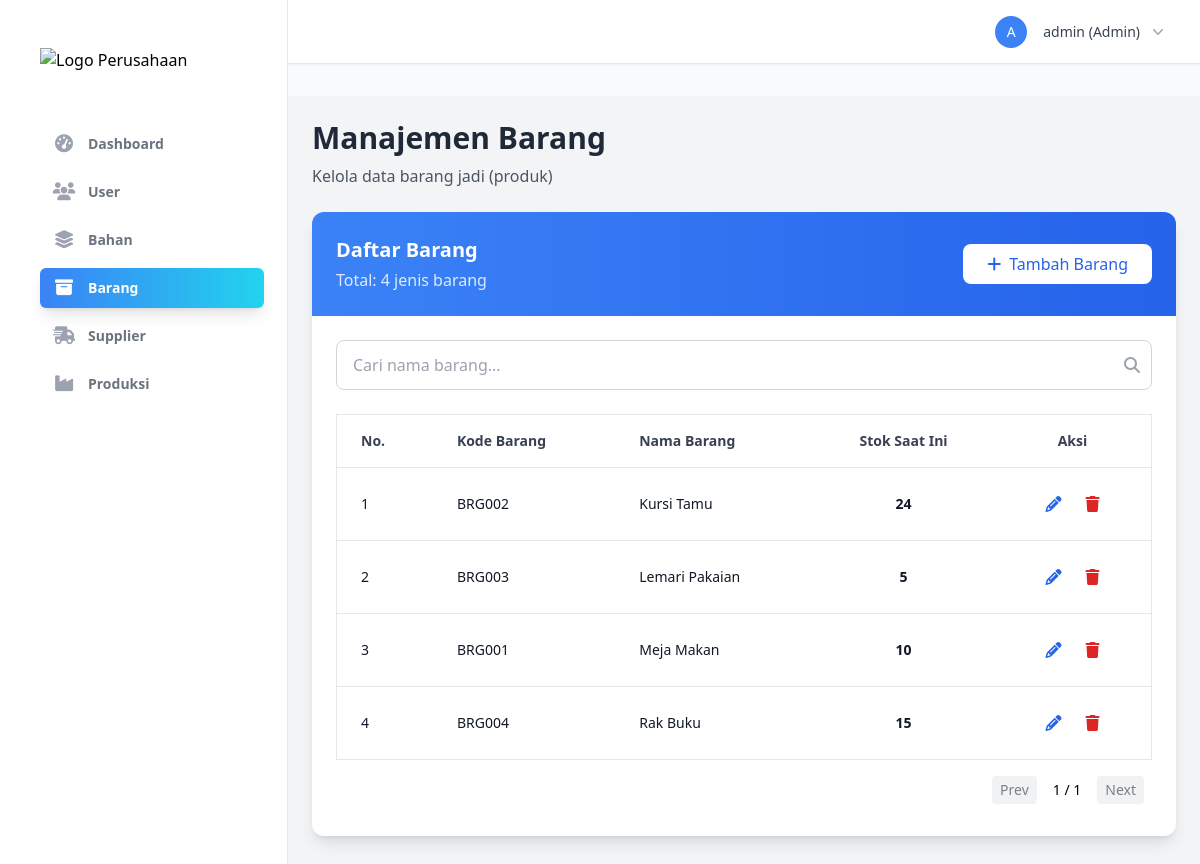
Screenshot of /pages/product_management.php (signed in) with the database file from the repository.
### tables this page shows
CREATE TABLE barang (
    kd_barang VARCHAR(25) PRIMARY KEY,
    nama_barang VARCHAR(200) NOT NULL,
    stok INTEGER NOT NULL
);

### pages/product_management.php (the view, shortened to what this page needs)
<?php
require_once '../config/db_connect.php';
require_once '../includes/header.php';
$search_query = $_GET['search'] ?? '';
$perPage = 10;
$page = isset($_GET['page']) ? max(1, intval($_GET['page'])) : 1;
$offset = ($page - 1) * $perPage;
$stmt = $pdo->prepare("SELECT COUNT(*) FROM barang WHERE nama_barang LIKE :search");
$stmt->bindValue(':search', '%' . $search_query . '%');
$stmt->execute();
$totalItems = $stmt->fetchColumn();
$totalPages = ceil($totalItems / $perPage);
$sql = "SELECT kd_barang, nama_barang, stok FROM barang WHERE nama_barang LIKE :search ORDER BY nama_barang ASC LIMIT :limit OFFSET :offset";
$stmt = $pdo->prepare($sql);
$stmt->bindValue(':search', '%' . $search_query . '%');
$stmt->bindValue(':limit', $perPage, PDO::PARAM_INT);
$stmt->bindValue(':offset', $offset, PDO::PARAM_INT);
$stmt->execute();
$products = $stmt->fetchAll(PDO::FETCH_ASSOC);
?>
<head>
    <link rel="stylesheet" href="../assets/css/responsive.css">
</head>
<div class="flex min-h-screen bg-gray-100">
    <?php require_once '../includes/sidebar.php'; ?>
    <main class="flex-1 p-6">
        <div id="productManagement" class="section active">
            <div class="mb-6">
                <h2 class="text-3xl font-bold text-gray-800">Manajemen Barang</h2>
                <p class="text-gray-600 mt-2">Kelola data barang jadi (produk)</p>
            </div>
            <div class="bg-white rounded-xl shadow-lg overflow-hidden">
                <div class="bg-gradient-to-r from-blue-500 to-blue-600 p-6">
                    <div class="flex justify-between items-center card-header">
                        <div>
                            <h3 class="text-xl font-semibold text-white">Daftar Barang</h3>
                            <p class="text-blue-100 mt-1">Total: <?php echo $totalItems; ?> jenis barang</p>
                        </div>
                        <button onclick="showAddProductForm()" class="add-button bg-white text-blue-600 hover:bg-blue-50 px-6 py-2 rounded-lg font-medium transition duration-200 flex items-center">
                            <i class="fas fa-plus mr-2"></i>Tambah Barang
                        </button>
                    </div>
                </div>
                <div class="p-6">
                    <div class="mb-6 relative">
                        <input type="text" id="searchInput" name="search" class="w-full px-4 py-3 border border-gray-300 rounded-lg focus:outline-none focus:ring-2 focus:ring-blue-500 pr-10" placeholder="Cari nama barang..." value="<?php echo htmlspecialchars($search_query); ?>">
                        <span class="absolute right-3 top-1/2 transform -translate-y-1/2 text-gray-400">
                            <i class="fas fa-search"></i>
                        </span>
                    </div>
                    <div class="overflow-x-auto">
                        <table class="min-w-full responsive-table border border-gray-200" id="productsTable">
                            <thead>
                                <tr class="border-b border-gray-200">
                                    <th class="px-6 py-4 text-left text-sm font-semibold text-gray-700">No.</th>
                                    <th class="px-6 py-4 text-left text-sm font-semibold text-gray-700">Kode Barang</th>
                                    <th class="px-6 py-4 text-left text-sm font-semibold text-gray-700">Nama Barang</th>
                                    <th class="px-6 py-4 text-center text-sm font-semibold text-gray-700">Stok Saat Ini</th>
                                    <th class="px-6 py-4 text-center text-sm font-semibold text-gray-700">Aksi</th>
                                </tr>
                            </thead>
                            <tbody id="productsTableBody" class="bg-white divide-y divide-gray-200">
                                <?php if (empty($products)): ?>
                                    <tr>
                                        <td colspan="4" class="px-6 py-12 text-center text-gray-500">
                                            <div class="flex flex-col items-center">
                                                <i class="fas fa-box-open fa-3x text-gray-300"></i>
                                                <p class="mt-4">Belum ada data barang.</p>
                                            </div>
                                        </td>
                                    </tr>
                                <?php else: ?>
                                    <?php $i = 1; ?>
                                    <?php foreach ($products as $product): ?>
                                        <tr class="product-row" data-name="<?php echo strtolower(htmlspecialchars($product['nama_barang'])); ?>">
                                            <td data-label="No." class="px-6 py-4 text-sm text-gray-900"><?php echo $i++; ?></td>
                                            <td data-label="Kode" class="px-6 py-4 text-sm text-gray-900"><?php echo htmlspecialchars($product['kd_barang']); ?></td>
                                            <td data-label="Nama" class="px-6 py-4 text-sm text-gray-900"><?php echo htmlspecialchars($product['nama_barang']); ?></td>
                                            <td data-label="Stok" class="px-6 py-4 text-sm font-bold text-gray-900 text-center"><?php echo htmlspecialchars($product['stok']); ?></td>
                                            <td class="px-6 py-4 text-center actions-cell">
                                                <div class="flex justify-center items-center space-x-2">
                                                    <button onclick='showEditProductForm(<?php echo json_encode($product, JSON_HEX_APOS | JSON_HEX_QUOT); ?>)' class="text-blue-600 hover:text-blue-800 hover:bg-blue-100 p-2 rounded-lg transition duration-200" title="Edit">
                                                        <i class="fas fa-pencil-alt"></i>
                                                    </button>
                                                    <button onclick="deleteProduct('<?php echo $product['kd_barang']; ?>')" class="text-red-600 hover:text-red-800 hover:bg-red-100 p-2 rounded-lg transition duration-200" title="Hapus">
                                                        <i class="fas fa-trash"></i>
                                                    </button>
                                                </div>
                                            </td>
                                        </tr>
                                    <?php endforeach; ?>
                                <?php endif; ?>
                            </tbody>
                        </table>
                    </div>
                    <div class="flex justify-end mt-2 p-2">
                        <div class="flex items-center space-x-2 text-sm">
                            <a href="?search=<?php echo urlencode($search_query); ?>&page=<?php echo max(1, $page - 1); ?>" class="px-2 py-1 bg-gray-200 rounded hover:bg-gray-300 <?php echo $page <= 1 ? 'opacity-50 cursor-not-allowed' : ''; ?>">Prev</a>
                            <span class="px-2"><?php echo $page; ?> / <?php echo $totalPages; ?></span>
                            <a href="?search=<?php echo urlencode($search_query); ?>&page=<?php echo min($totalPages, $page + 1); ?>" class="px-2 py-1 bg-gray-200 rounded hover:bg-gray-300 <?php echo $page >= $totalPages ? 'opacity-50 cursor-not-allowed' : ''; ?>">Next</a>
                        </div>
                    </div>
                </div>
            </div>
        </div>
    </main>
</div>
<?php require_once '../includes/footer.php'; ?>

### rows the page displays
barang: kd_barang "BRG002", nama_barang "Kursi Tamu", stok "24"
barang: kd_barang "BRG003", nama_barang "Lemari Pakaian", stok "5"
barang: kd_barang "BRG001", nama_barang "Meja Makan", stok "10"
barang: kd_barang "BRG004", nama_barang "Rak Buku", stok "15"

### other values shown
$item['name'] "Dashboard"
$item['name'] "User"
$item['name'] "Bahan"
$item['name'] "Barang"
$item['name'] "Supplier"
$item['name'] "Produksi"
substr($currentUser['username'], 0, 1) "A"
$currentUser['username'] "admin"
$currentUser['level'] "Admin"
$totalItems "4"
$page "1"
$totalPages "1"
